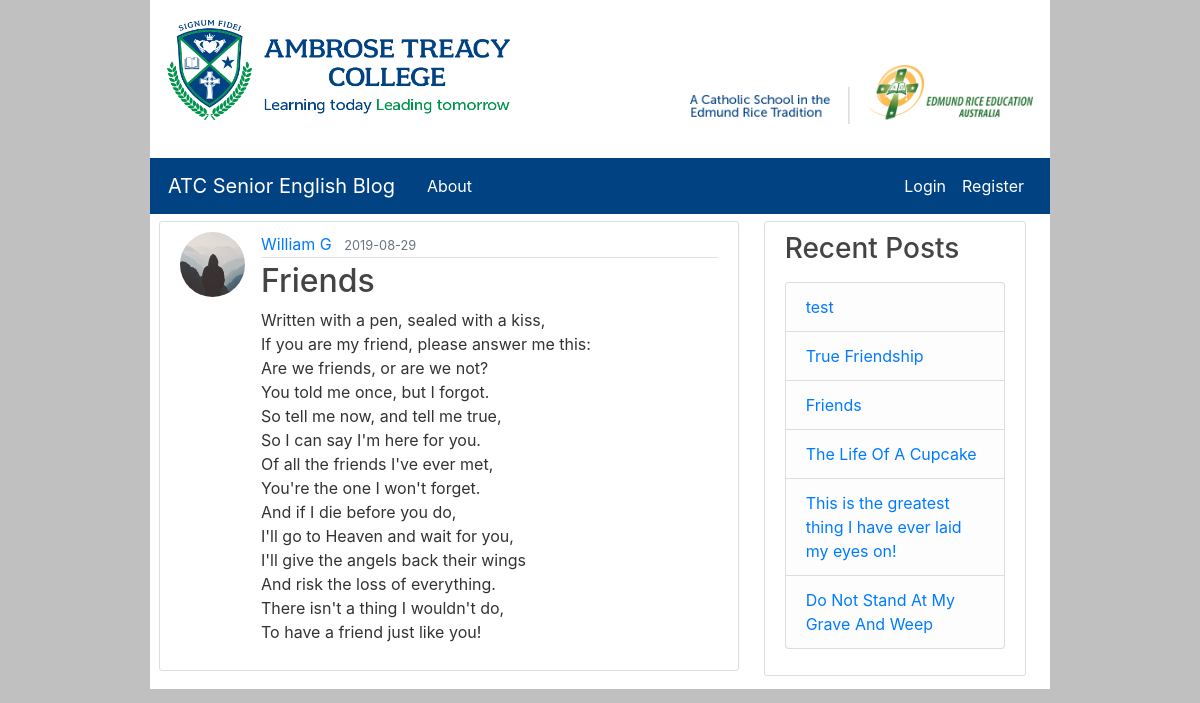
The page /post/9 on the database as committed earlier.
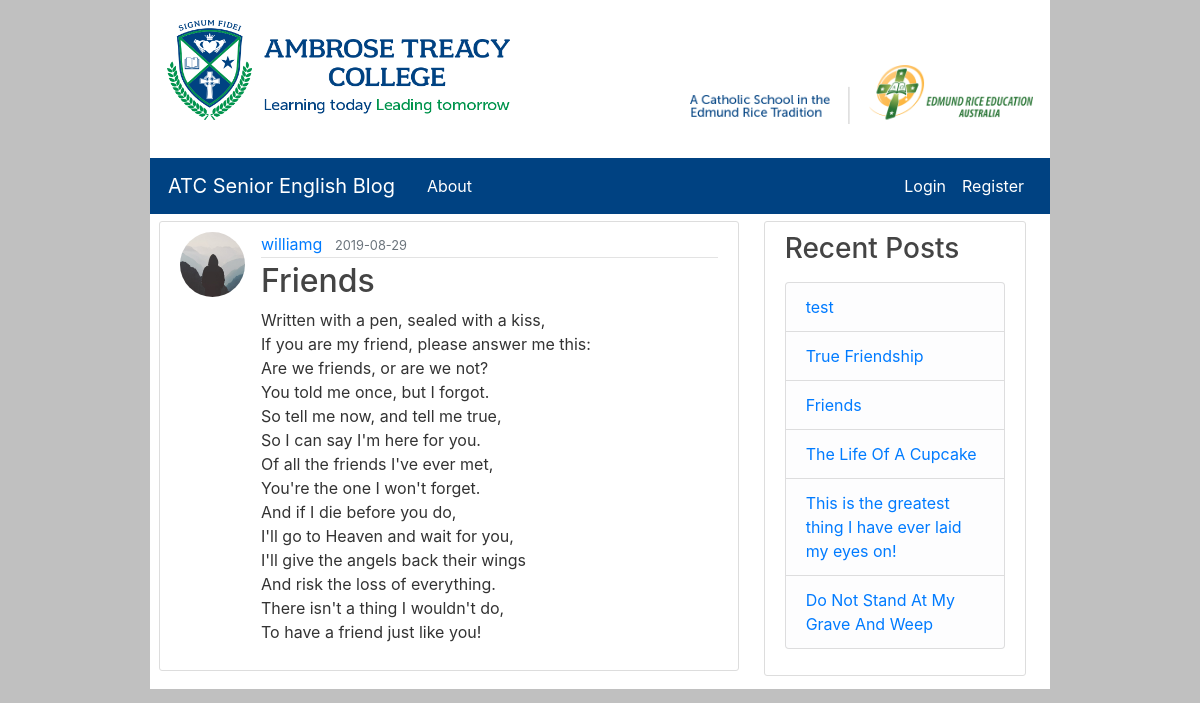
The same page on the database as committed later.
### flaskBlog/models.py (models this page shows, shortened)
class User(db.Model, UserMixin):
    id = db.Column(db.Integer, primary_key=True)
    username = db.Column(db.String(20), unique=True, nullable=False)
    email = db.Column(db.String(120), unique=True, nullable=False)
    image_file = db.Column(db.String(20), nullable=False, default="default.jpg")
    password = db.Column(db.String(60), nullable=False)
    administrator = db.Column(db.Integer, nullable=True)
    posts = db.relationship("Post", backref="author", lazy=True)
    forename = db.Column(db.String(50), nullable=True)
    surname = db.Column(db.String(50), nullable=True)

class Post(db.Model):
    id = db.Column(db.Integer, primary_key=True)
    title = db.Column(db.String(100), nullable=False)
    date_posted = db.Column(db.DateTime, nullable=False, default=datetime.utcnow)
    content = db.Column(db.Text, nullable=False)
    user_id = db.Column(db.Integer, db.ForeignKey("user.id"), nullable=True)

### flaskBlog/posts/routes.py (the view)
@posts.route("/post/<int:post_id>")
def post(post_id):
    posts = Post.query.all()
    post = Post.query.get_or_404(post_id)
    return render_template("post.html", title=post.title, post=post, legend="New Post", posts=posts)

### flaskBlog/templates/post.html (shortened to what this page needs)
{% extends 'layout.html' %}
{% block content %}
<article class="media content-section">
  <img class="rounded-circle article-img"
    src="{{ url_for('static', filename='profile_pics/' + post.author.image_file) }}">
  <div class="media-body">
    <div class="article-metadata">
      <a class="mr-2" href="{{ url_for('posts.user_posts', username=post.author.username) }}">{{ post.author.username }}</a>
      <small class="text-muted">{{ post.date_posted.strftime("%Y-%m-%d") }}</small>
    </div>
    <h2 class="article-title">{{ post.title }}</h2>
    <p class="article-content">{{ post.content }}</p>
  </div>
</article>
{% endblock content %}

### flaskBlog/templates/layout.html (shortened to what this page needs)
<!DOCTYPE html>
<html lang="en">
{% if title == "Administration" %}
{% set bootWidth = 12 %}
{% else %}
{% set bootWidth = 8 %}
{% endif %}
<head>
    <link rel="stylesheet" href="https://maxcdn.bootstrapcdn.com/bootstrap/4.3.1/css/bootstrap.min.css">
    <link rel="stylesheet" type="text/css" href="{{ url_for('static', filename='main.css') }}">
</head>
<body>
    <div class="container">
        <div class="banner">
            <a href="{{ url_for('main.home') }}"><img class="col-md-5 img-fluid float-left" src="\static\ATCLogo.png"
                    alt="Ambrose Treacy College"></a>
            <a href="http://www.erea.edu.au" target="_blank"><img class="col-md-5 img-fluid float-right" id="EREA"
                    src="\static\EREALogo.png" alt="A Catholic School In The Edmund Rice Tradition"></a>
        </div>
    </div>
    <header class="site-header">
        <nav class="navbar navbar-expand-md navbar-dark bg-steel">
            <div class="container">
                <a class="navbar-brand mr-4" href="{{ url_for('main.home') }}">ATC Senior English Blog</a>
                <div class="collapse navbar-collapse" id="navbarToggle">
                    <div class="navbar-nav mr-auto">
                        <a class="nav-item nav-link" href="{{ url_for('main.about') }}">About</a>
                    </div>
                    <div class="navbar-nav">
                        {% if current_user.is_authenticated %}
                        <a class="nav-item nav-link" href="{{ url_for('posts.new_post') }}">New Post</a>
                        <a class="nav-item nav-link" href="{{ url_for('users.account') }}">Account</a>
                        {% if current_user.administrator == 1 %}
                        <a class="nav-item nav-link" href="{{  url_for('users.admin')  }}">Administration</a>
                        {% endif %}
                        <a class="nav-item nav-link" href="{{ url_for('users.logout') }}">Logout</a>
                        {% else %}
                        <a class="nav-item nav-link" href="{{ url_for('users.login') }}">Login</a>
                        <a class="nav-item nav-link" href="{{ url_for('users.register') }}">Register</a>
                        {% endif %}
                    </div>
                </div>
            </div>
        </nav>
    </header>
    <main role="main" class="container">
        <div class="row container" style="width: auto; margin-right: 0px;">
            <div class="col-md-{{ bootWidth }}" id="main">
                {% block content %}{% endblock %}
            </div>
            {% if title != "Administration" %}
            <div class="col-md-4" id="side">
                <div class="content-section">
                    <h3>Recent Posts</h3>
                    <p class='text-muted'>
                        <ul class="list-group">
                            {% for post in posts[::-1] %}
                            {% if loop.index <= 6 %}
                            <li class="list-group-item list-group-item-light"><a
                                    href="{{ url_for('posts.post', post_id=post.id) }}">{{ post.title }}</a>
                            </li>
                            {% endif %}
                            {% endfor %}
                        </ul>
                    </p>
                </div>
            </div>
            {% endif %}
        </div>
    </main>
</body>
</html>

### flaskBlog/static/main.css (style rules this page uses)
html { width: 75% !important; margin: auto !important; background-color: #c0c0c0 !important; }
.banner { height: 150px; padding-top: 20px; margin-bottom: 8px; background-color: #FFFFFF; }
#EREA { padding-top: 45px; }
#main { padding-right: 0px; }
.container { padding-left: 2px; padding-right: 2px; }
body { background: #ffffff; color: #333333; }
h1, h2, h3, h4, h5, h6 { color: #444444; }
.bg-steel { background-color: #004282; }
.site-header .navbar-nav .nav-link { color: #fff; }
.content-section { background: rgb(255, 255, 255); padding: 10px 20px; border: 1px solid #dddddd; border-radius: 3px; margin-top: 7px; margin-bottom: 13px; margin-left: 5px; margin-right: 5px; }
.article-title { color: #444444; }
.article-content { white-space: pre-line; }
.article-img { height: 65px; width: 65px; margin-right: 16px; }
.article-metadata { padding-bottom: 1px; margin-bottom: 4px; border-bottom: 1px solid #e3e3e3 }

Rows that differ between the two databases and show on the page:
changed User: author.username "William G" → "williamg"
